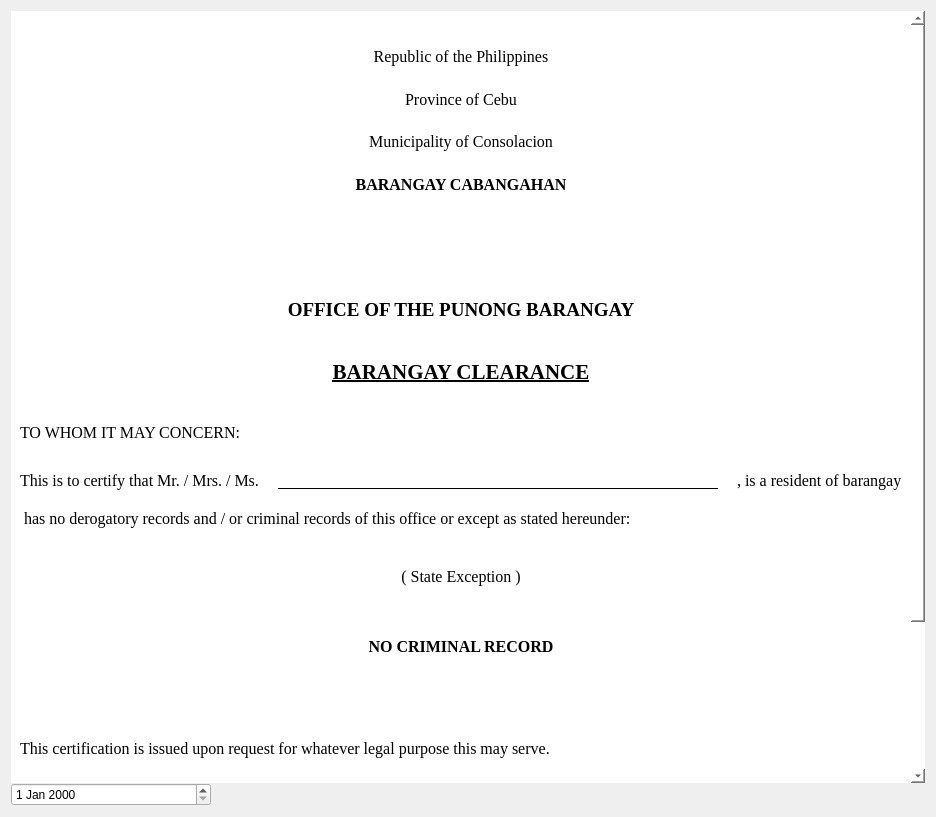
<?xml version="1.0" encoding="UTF-8"?>
<ui version="4.0">
 <class>Form</class>
 <widget class="QWidget" name="Form">
  <property name="geometry">
   <rect>
    <x>0</x>
    <y>0</y>
    <width>936</width>
    <height>817</height>
   </rect>
  </property>
  <property name="sizePolicy">
   <sizepolicy hsizetype="Fixed" vsizetype="Fixed">
    <horstretch>0</horstretch>
    <verstretch>0</verstretch>
   </sizepolicy>
  </property>
  <property name="windowTitle">
   <string>Form</string>
  </property>
  <layout class="QVBoxLayout" name="verticalLayout">
   <property name="spacing">
    <number>0</number>
   </property>
   <item>
    <widget class="QWidget" name="widget" native="true">
     <property name="styleSheet">
      <string notr="true">background-color:white;
border:None</string>
     </property>
     <layout class="QVBoxLayout" name="verticalLayout_4">
      <property name="spacing">
       <number>0</number>
      </property>
      <property name="leftMargin">
       <number>0</number>
      </property>
      <property name="topMargin">
       <number>0</number>
      </property>
      <property name="rightMargin">
       <number>0</number>
      </property>
      <property name="bottomMargin">
       <number>0</number>
      </property>
      <item>
       <widget class="QScrollArea" name="scrollArea">
        <property name="styleSheet">
         <string notr="true">border:none;
background:transparent</string>
        </property>
        <property name="widgetResizable">
         <bool>true</bool>
        </property>
        <widget class="QWidget" name="scrollAreaWidgetContents">
         <property name="geometry">
          <rect>
           <x>0</x>
           <y>0</y>
           <width>897</width>
           <height>1193</height>
          </rect>
         </property>
         <property name="styleSheet">
          <string notr="true">border:None;
background:transparent</string>
         </property>
         <layout class="QVBoxLayout" name="verticalLayout_3">
          <item>
           <widget class="QWidget" name="certificateWidget" native="true">
            <property name="minimumSize">
             <size>
              <width>150</width>
              <height>0</height>
             </size>
            </property>
            <layout class="QVBoxLayout" name="verticalLayout_2">
             <property name="spacing">
              <number>19</number>
             </property>
             <property name="leftMargin">
              <number>0</number>
             </property>
             <property name="topMargin">
              <number>0</number>
             </property>
             <property name="rightMargin">
              <number>0</number>
             </property>
             <property name="bottomMargin">
              <number>0</number>
             </property>
             <item>
              <widget class="QWidget" name="widget_6" native="true">
               <property name="minimumSize">
                <size>
                 <width>0</width>
                 <height>200</height>
                </size>
               </property>
               <property name="styleSheet">
                <string notr="true">border:none
</string>
               </property>
               <layout class="QHBoxLayout" name="horizontalLayout_10" stretch="0,0,0">
                <item>
                 <widget class="QWidget" name="widget_13" native="true">
                  <widget class="QLabel" name="leftLogoLabel_7">
                   <property name="geometry">
                    <rect>
                     <x>50</x>
                     <y>20</y>
                     <width>150</width>
                     <height>110</height>
                    </rect>
                   </property>
                   <property name="sizePolicy">
                    <sizepolicy hsizetype="MinimumExpanding" vsizetype="Expanding">
                     <horstretch>0</horstretch>
                     <verstretch>0</verstretch>
                    </sizepolicy>
                   </property>
                   <property name="minimumSize">
                    <size>
                     <width>150</width>
                     <height>110</height>
                    </size>
                   </property>
                   <property name="maximumSize">
                    <size>
                     <width>100</width>
                     <height>110</height>
                    </size>
                   </property>
                   <property name="styleSheet">
                    <string notr="true">margin-left: 30px;
border-image:  url(:/IMAGES/Picture1-removebg-preview.png);
border:none;

</string>
                   </property>
                   <property name="frameShape">
                    <enum>QFrame::NoFrame</enum>
                   </property>
                   <property name="text">
                    <string/>
                   </property>
                   <property name="scaledContents">
                    <bool>true</bool>
                   </property>
                   <property name="alignment">
                    <set>Qt::AlignCenter</set>
                   </property>
                  </widget>
                 </widget>
                </item>
                <item>
                 <widget class="QWidget" name="widget_14" native="true">
                  <layout class="QVBoxLayout" name="verticalLayout_6">
                   <item>
                    <layout class="QVBoxLayout" name="headerTextLayout_4" stretch="0,0,0,0">
                     <property name="sizeConstraint">
                      <enum>QLayout::SetFixedSize</enum>
                     </property>
                     <item>
                      <widget class="QLabel" name="republicLabel_4">
                       <property name="font">
                        <font>
                         <family>Times New Roman</family>
                         <pointsize>12</pointsize>
                        </font>
                       </property>
                       <property name="text">
                        <string>Republic of the Philippines</string>
                       </property>
                       <property name="alignment">
                        <set>Qt::AlignCenter</set>
                       </property>
                      </widget>
                     </item>
                     <item>
                      <widget class="QLabel" name="provinceLabel_4">
                       <property name="font">
                        <font>
                         <family>Times New Roman</family>
                         <pointsize>12</pointsize>
                        </font>
                       </property>
                       <property name="text">
                        <string>Province of Cebu</string>
                       </property>
                       <property name="alignment">
                        <set>Qt::AlignCenter</set>
                       </property>
                      </widget>
                     </item>
                     <item>
                      <widget class="QLabel" name="municipalityLabel_4">
                       <property name="font">
                        <font>
                         <family>Times New Roman</family>
                         <pointsize>12</pointsize>
                        </font>
                       </property>
                       <property name="text">
                        <string>Municipality of Consolacion</string>
                       </property>
                       <property name="alignment">
                        <set>Qt::AlignCenter</set>
                       </property>
                      </widget>
                     </item>
                     <item>
                      <widget class="QLabel" name="barangayLabel_4">
                       <property name="font">
                        <font>
                         <family>Times New Roman</family>
                         <pointsize>12</pointsize>
                         <weight>75</weight>
                         <bold>true</bold>
                        </font>
                       </property>
                       <property name="text">
                        <string>BARANGAY CABANGAHAN</string>
                       </property>
                       <property name="alignment">
                        <set>Qt::AlignCenter</set>
                       </property>
                      </widget>
                     </item>
                    </layout>
                   </item>
                  </layout>
                 </widget>
                </item>
                <item>
                 <widget class="QWidget" name="widget_15" native="true">
                  <widget class="QLabel" name="leftLogoLabel_8">
                   <property name="geometry">
                    <rect>
                     <x>10</x>
                     <y>10</y>
                     <width>260</width>
                     <height>120</height>
                    </rect>
                   </property>
                   <property name="sizePolicy">
                    <sizepolicy hsizetype="MinimumExpanding" vsizetype="Expanding">
                     <horstretch>0</horstretch>
                     <verstretch>0</verstretch>
                    </sizepolicy>
                   </property>
                   <property name="minimumSize">
                    <size>
                     <width>260</width>
                     <height>120</height>
                    </size>
                   </property>
                   <property name="maximumSize">
                    <size>
                     <width>20</width>
                     <height>89</height>
                    </size>
                   </property>
                   <property name="styleSheet">
                    <string notr="true">margin-left: 30px;
border-image:url(:/IMAGES/Flag_of_Consolacion__Cebu-removebg-preview.png);
border:none;</string>
                   </property>
                   <property name="frameShape">
                    <enum>QFrame::NoFrame</enum>
                   </property>
                   <property name="text">
                    <string/>
                   </property>
                   <property name="scaledContents">
                    <bool>true</bool>
                   </property>
                   <property name="alignment">
                    <set>Qt::AlignCenter</set>
                   </property>
                  </widget>
                 </widget>
                </item>
               </layout>
              </widget>
             </item>
             <item>
              <spacer name="verticalSpacer_10">
               <property name="orientation">
                <enum>Qt::Vertical</enum>
               </property>
               <property name="sizeType">
                <enum>QSizePolicy::Fixed</enum>
               </property>
               <property name="sizeHint" stdset="0">
                <size>
                 <width>20</width>
                 <height>60</height>
                </size>
               </property>
              </spacer>
             </item>
             <item>
              <widget class="QLabel" name="officeLabel">
               <property name="font">
                <font>
                 <family>Times New Roman</family>
                 <pointsize>14</pointsize>
                 <weight>75</weight>
                 <bold>true</bold>
                </font>
               </property>
               <property name="text">
                <string>OFFICE OF THE PUNONG BARANGAY</string>
               </property>
               <property name="alignment">
                <set>Qt::AlignCenter</set>
               </property>
              </widget>
             </item>
             <item>
              <spacer name="verticalSpacer">
               <property name="orientation">
                <enum>Qt::Vertical</enum>
               </property>
               <property name="sizeType">
                <enum>QSizePolicy::Fixed</enum>
               </property>
               <property name="sizeHint" stdset="0">
                <size>
                 <width>20</width>
                 <height>20</height>
                </size>
               </property>
              </spacer>
             </item>
             <item>
              <widget class="QLabel" name="clearanceLabel">
               <property name="font">
                <font>
                 <family>Times New Roman</family>
                 <pointsize>16</pointsize>
                 <weight>75</weight>
                 <bold>true</bold>
                 <underline>true</underline>
                </font>
               </property>
               <property name="text">
                <string>BARANGAY CLEARANCE</string>
               </property>
               <property name="alignment">
                <set>Qt::AlignCenter</set>
               </property>
              </widget>
             </item>
             <item>
              <spacer name="verticalSpacer_2">
               <property name="orientation">
                <enum>Qt::Vertical</enum>
               </property>
               <property name="sizeType">
                <enum>QSizePolicy::Fixed</enum>
               </property>
               <property name="sizeHint" stdset="0">
                <size>
                 <width>20</width>
                 <height>20</height>
                </size>
               </property>
              </spacer>
             </item>
             <item>
              <widget class="QLabel" name="concernLabel">
               <property name="font">
                <font>
                 <family>Times New Roman</family>
                 <pointsize>12</pointsize>
                </font>
               </property>
               <property name="text">
                <string>TO WHOM IT MAY CONCERN:</string>
               </property>
              </widget>
             </item>
             <item>
              <spacer name="verticalSpacer_3">
               <property name="orientation">
                <enum>Qt::Vertical</enum>
               </property>
               <property name="sizeType">
                <enum>QSizePolicy::Fixed</enum>
               </property>
               <property name="sizeHint" stdset="0">
                <size>
                 <width>20</width>
                 <height>10</height>
                </size>
               </property>
              </spacer>
             </item>
             <item>
              <layout class="QHBoxLayout" name="nameLayout">
               <item>
                <widget class="QLabel" name="certText1">
                 <property name="font">
                  <font>
                   <family>Times New Roman</family>
                   <pointsize>12</pointsize>
                  </font>
                 </property>
                 <property name="text">
                  <string>This is to certify that Mr. / Mrs. / Ms.</string>
                 </property>
                </widget>
               </item>
               <item>
                <widget class="QLineEdit" name="nameLineEdit">
                 <property name="font">
                  <font>
                   <family>Times New Roman</family>
                   <pointsize>9</pointsize>
                   <weight>75</weight>
                   <bold>true</bold>
                  </font>
                 </property>
                 <property name="styleSheet">
                  <string notr="true">border: none; border-bottom: 1px solid black;</string>
                 </property>
                 <property name="text">
                  <string/>
                 </property>
                 <property name="alignment">
                  <set>Qt::AlignCenter</set>
                 </property>
                </widget>
               </item>
               <item>
                <widget class="QLabel" name="certText2">
                 <property name="font">
                  <font>
                   <family>Times New Roman</family>
                   <pointsize>12</pointsize>
                  </font>
                 </property>
                 <property name="text">
                  <string>, is a resident of barangay</string>
                 </property>
                </widget>
               </item>
              </layout>
             </item>
             <item>
              <widget class="QLabel" name="certText3">
               <property name="font">
                <font>
                 <family>Times New Roman</family>
                 <pointsize>12</pointsize>
                </font>
               </property>
               <property name="text">
                <string> has no derogatory records and / or criminal records of this office or except as stated hereunder:</string>
               </property>
              </widget>
             </item>
             <item>
              <spacer name="verticalSpacer_4">
               <property name="orientation">
                <enum>Qt::Vertical</enum>
               </property>
               <property name="sizeType">
                <enum>QSizePolicy::Fixed</enum>
               </property>
               <property name="sizeHint" stdset="0">
                <size>
                 <width>20</width>
                 <height>20</height>
                </size>
               </property>
              </spacer>
             </item>
             <item>
              <widget class="QLabel" name="exceptionLabel">
               <property name="font">
                <font>
                 <family>Times New Roman</family>
                 <pointsize>12</pointsize>
                </font>
               </property>
               <property name="text">
                <string>( State Exception )</string>
               </property>
               <property name="alignment">
                <set>Qt::AlignCenter</set>
               </property>
              </widget>
             </item>
             <item>
              <widget class="Line" name="exceptionLine">
               <property name="orientation">
                <enum>Qt::Horizontal</enum>
               </property>
              </widget>
             </item>
             <item>
              <spacer name="verticalSpacer_5">
               <property name="orientation">
                <enum>Qt::Vertical</enum>
               </property>
               <property name="sizeType">
                <enum>QSizePolicy::Fixed</enum>
               </property>
               <property name="sizeHint" stdset="0">
                <size>
                 <width>20</width>
                 <height>10</height>
                </size>
               </property>
              </spacer>
             </item>
             <item>
              <widget class="QLabel" name="criminalRecordLabel">
               <property name="font">
                <font>
                 <family>Times New Roman</family>
                 <pointsize>12</pointsize>
                 <weight>75</weight>
                 <bold>true</bold>
                </font>
               </property>
               <property name="text">
                <string>NO CRIMINAL RECORD</string>
               </property>
               <property name="alignment">
                <set>Qt::AlignCenter</set>
               </property>
              </widget>
             </item>
             <item>
              <widget class="Line" name="criminalLine1">
               <property name="orientation">
                <enum>Qt::Horizontal</enum>
               </property>
              </widget>
             </item>
             <item>
              <widget class="Line" name="criminalLine2">
               <property name="orientation">
                <enum>Qt::Horizontal</enum>
               </property>
              </widget>
             </item>
             <item>
              <spacer name="verticalSpacer_6">
               <property name="orientation">
                <enum>Qt::Vertical</enum>
               </property>
               <property name="sizeType">
                <enum>QSizePolicy::Fixed</enum>
               </property>
               <property name="sizeHint" stdset="0">
                <size>
                 <width>20</width>
                 <height>20</height>
                </size>
               </property>
              </spacer>
             </item>
             <item>
              <widget class="QLabel" name="purposeLabel">
               <property name="font">
                <font>
                 <family>Times New Roman</family>
                 <pointsize>12</pointsize>
                </font>
               </property>
               <property name="text">
                <string>This certification is issued upon request for whatever legal purpose this may serve.</string>
               </property>
              </widget>
             </item>
             <item>
              <spacer name="verticalSpacer_7">
               <property name="orientation">
                <enum>Qt::Vertical</enum>
               </property>
               <property name="sizeType">
                <enum>QSizePolicy::Fixed</enum>
               </property>
               <property name="sizeHint" stdset="0">
                <size>
                 <width>20</width>
                 <height>10</height>
                </size>
               </property>
              </spacer>
             </item>
             <item>
              <layout class="QHBoxLayout" name="dateLayout">
               <item>
                <widget class="QLabel" name="issuedLabel">
                 <property name="minimumSize">
                  <size>
                   <width>20</width>
                   <height>0</height>
                  </size>
                 </property>
                 <property name="font">
                  <font>
                   <family>Times New Roman</family>
                   <pointsize>12</pointsize>
                  </font>
                 </property>
                 <property name="text">
                  <string>Issued this</string>
                 </property>
                </widget>
               </item>
               <item alignment="Qt::AlignHCenter">
                <widget class="QLabel" name="dateedit">
                 <property name="minimumSize">
                  <size>
                   <width>140</width>
                   <height>0</height>
                  </size>
                 </property>
                 <property name="maximumSize">
                  <size>
                   <width>50</width>
                   <height>16777215</height>
                  </size>
                 </property>
                 <property name="font">
                  <font>
                   <family>Times New Roman</family>
                   <pointsize>12</pointsize>
                  </font>
                 </property>
                 <property name="layoutDirection">
                  <enum>Qt::LeftToRight</enum>
                 </property>
                 <property name="styleSheet">
                  <string notr="true"/>
                 </property>
                 <property name="text">
                  <string>1st of March 20</string>
                 </property>
                 <property name="indent">
                  <number>0</number>
                 </property>
                </widget>
               </item>
               <item>
                <widget class="QLabel" name="atLabel">
                 <property name="font">
                  <font>
                   <family>Times New Roman</family>
                   <pointsize>12</pointsize>
                  </font>
                 </property>
                 <property name="text">
                  <string>at Cabangahan, Consolacion, Province of Cebu.</string>
                 </property>
                </widget>
               </item>
               <item>
                <spacer name="horizontalSpacer">
                 <property name="orientation">
                  <enum>Qt::Horizontal</enum>
                 </property>
                 <property name="sizeHint" stdset="0">
                  <size>
                   <width>40</width>
                   <height>20</height>
                  </size>
                 </property>
                </spacer>
               </item>
              </layout>
             </item>
             <item>
              <spacer name="verticalSpacer_8">
               <property name="orientation">
                <enum>Qt::Vertical</enum>
               </property>
               <property name="sizeType">
                <enum>QSizePolicy::Fixed</enum>
               </property>
               <property name="sizeHint" stdset="0">
                <size>
                 <width>20</width>
                 <height>80</height>
                </size>
               </property>
              </spacer>
             </item>
             <item>
              <widget class="QLabel" name="signatoryNameLabel">
               <property name="font">
                <font>
                 <family>Times New Roman</family>
                 <pointsize>12</pointsize>
                 <weight>75</weight>
                 <bold>true</bold>
                </font>
               </property>
               <property name="text">
                <string>EDWIN S. MIÑOZA</string>
               </property>
               <property name="alignment">
                <set>Qt::AlignLeading|Qt::AlignLeft|Qt::AlignVCenter</set>
               </property>
              </widget>
             </item>
             <item>
              <widget class="QLabel" name="signatoryTitleLabel">
               <property name="font">
                <font>
                 <family>Times New Roman</family>
                 <pointsize>12</pointsize>
                </font>
               </property>
               <property name="text">
                <string>Punong Barangay</string>
               </property>
               <property name="alignment">
                <set>Qt::AlignLeading|Qt::AlignLeft|Qt::AlignVCenter</set>
               </property>
              </widget>
             </item>
             <item>
              <spacer name="verticalSpacer_9">
               <property name="orientation">
                <enum>Qt::Vertical</enum>
               </property>
               <property name="sizeHint" stdset="0">
                <size>
                 <width>20</width>
                 <height>40</height>
                </size>
               </property>
              </spacer>
             </item>
            </layout>
           </widget>
          </item>
         </layout>
        </widget>
       </widget>
      </item>
     </layout>
    </widget>
   </item>
   <item>
    <widget class="QDateEdit" name="day">
     <property name="maximumSize">
      <size>
       <width>200</width>
       <height>16777215</height>
      </size>
     </property>
    </widget>
   </item>
  </layout>
 </widget>
 <resources>
  <include location="../IMAGES/res.qrc"/>
 </resources>
 <connections/>
</ui>
